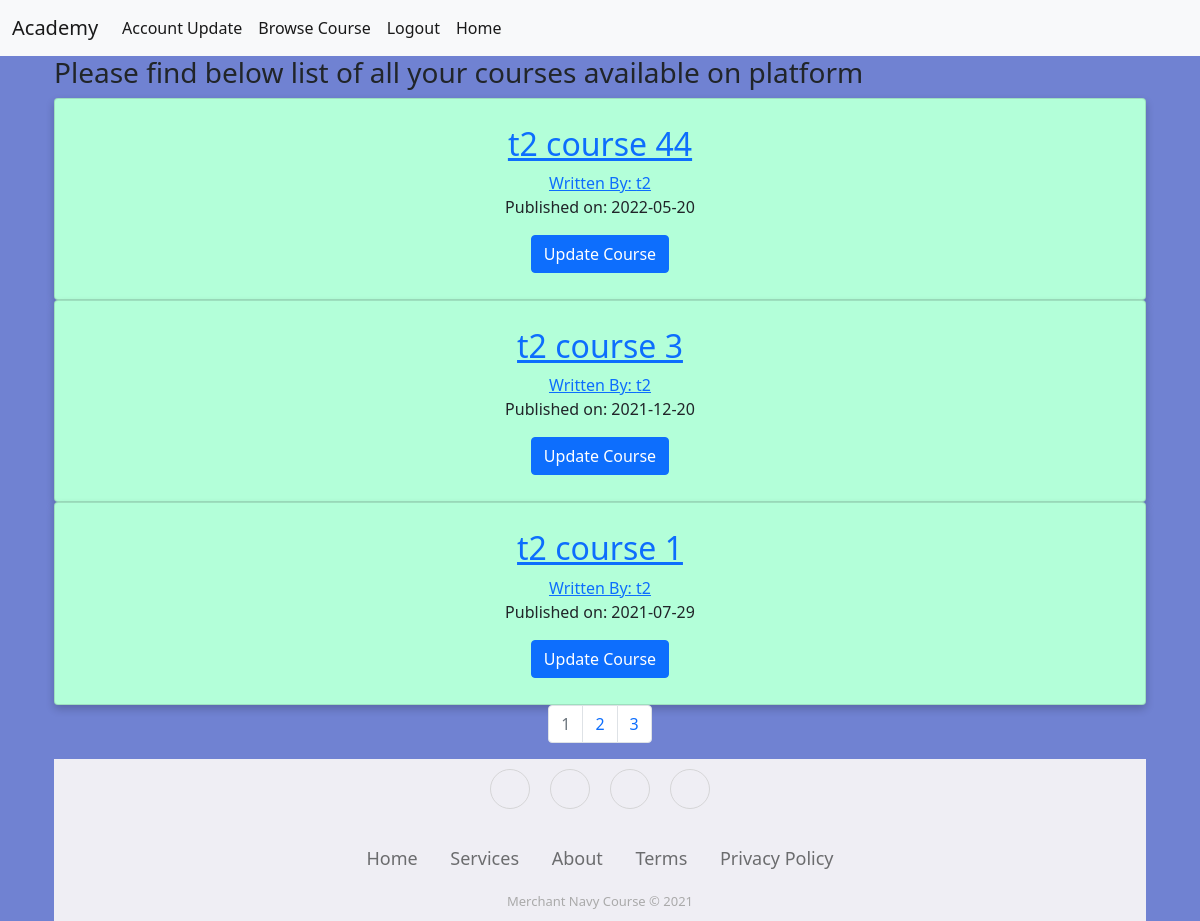
/view_course (signed in), run on the app's committed database.
### project/models.py (models this page shows, shortened)
class Course(db.Model):
    __tablename__ = 'course'
    course_id = db.Column(db.Integer, primary_key=True)
    course_name = db.Column(db.String(100))
    course_instructor = db.Column(db.String(50), db.ForeignKey('user.id'), nullable=False)
    course_fee = db.Column(db.Integer)
    course_created = db.Column(db.DateTime, nullable=False, default=datetime.utcnow)
    course_duration = db.Column(db.Integer, nullable=False)
    course_student = db.relationship('Student', backref='s_course', lazy='select')

### project/course/views.py (the view)
@course_blueprint.route('/view_course')
@login_required
def view_course():
    print("Inside Trainer View Course")
    session['condition'] = False
    if current_user.is_authenticated:
        page = request.args.get('page', 1, type=int)
        all_course = Course.query.filter_by(course_instructor=current_user.username).order_by(
            Course.course_created.desc()).paginate(page=page, per_page=3)
        '''for page_num in all_course.iter_pages(left_edge=1, right_edge=1, left_current=1, right_current=2):
            print("Iter Pages: ", page_num)
        print("All course Page: ", all_course.page)'''  # since all course is pagination object, so page attribute got appended to it
        return render_template('view_course.html', course=all_course)
    else:
        return redirect(url_for('error.error_403'))

### project/models.py (called while the page is built)
@login_manager.user_loader
def load_user(user_id):
    return User.query.get(user_id)

### project/course/templates/course/view_course.html (shortened to what this page needs)
<!DOCTYPE html>
{% extends "base.html" %}
{% block content %}
<div class="container">
    {% if condition %}
    <h2 align="center"> View all your course for Trainer {{ current_user.username }} </h2>
    <table class="table table-dark table-hover">
        <thead>
        <tr>
            <th scope="col">#ID</th>
            <th scope="col">Name</th>
            <th scope="col">Fees</th>
            <th scope="col">Duration</th>
            <th scope="col">Created On</th>
        </tr>
        </thead>
        <tbody>
        {% for item in course %}
        <tr>
            <td scope="row">{{item.course_id}}</td>
            <td>{{item.course_name}}</td>
            <td>{{item.course_fee}}</td>
            <td>{{item.course_duration}}</td>
            <td>{{item.course_created}}</td>
        </tr>
        {% endfor %}
        </tbody>
    </table>
    {% else %}
    <div class="container">
        <h3> Please find below list of all your courses available on platform </h3>
        {% for course in course.items %}
        <div class="card">
            <div class="card-body">
                <h2><a class="card-title" href="#">{{ course.course_name }}</a></h2>
                <a href="#">Written By: {{ course.course_instructor }}</a>
                <p>Published on: {{ course.course_created.strftime('%Y-%m-%d') }}</p>
                <a href="{{ url_for('course.update_course', course_id=course.course_id) }}" class="btn btn-primary">Update Course</a>
            </div>
        </div>
        {% endfor %}
        <nav aria-label="Page navigation example">
            <ul class="pagination justify-content-center">
                {% for page_num in course.iter_pages(left_edge=1, right_edge=1, left_current=1, right_current=2) %}
                {% if course.page == page_num %}
                <li class="page-item disabled">
                    <a class="page-link" href="{{ url_for('course.view_course', page=page_num) }}">{{ page_num }}</a>
                </li>
                {% else %}
                <li class="page-item"><a class="page-link" href="{{ url_for('course.view_course', page=page_num) }}">{{ page_num
                    }}</a></li>
                {% endif %}
                {% endfor %}
            </ul>
        </nav>
        {% endif %}
        {% endblock %}

### project/static/styles/mainpage.css (style rules this page uses)
body { background-color: #7082d2; }
* { box-sizing: border-box; }
.card { box-shadow: 0 4px 8px 0 rgba(0, 0, 0, 0.2); padding: 10px; text-align: center; background-color: #b3ffd9; }

### data on the page
Course: course_name "t2 course 44", course_instructor "t2", course_created "2022-05-20"
Course: course_name "t2 course 3", course_instructor "t2", course_created "2021-12-20"
Course: course_name "t2 course 1", course_instructor "t2", course_created "2021-07-29"

### other printed values
{{ page_num }} "1"
{{ page_num }} "2" "3"
